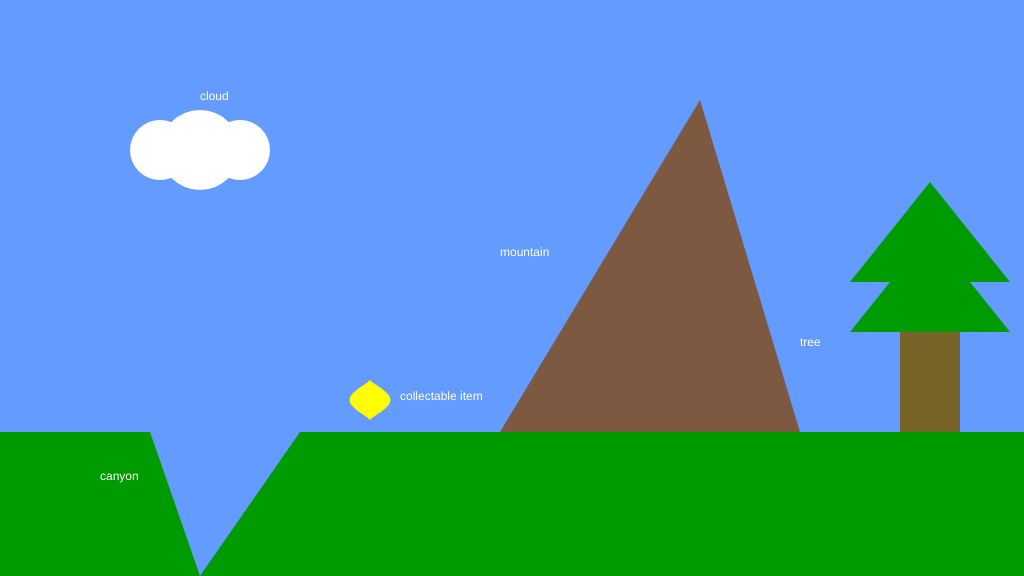
Frame 1 (no input)
Frame 60 (no input): identical to frame 1, image omitted
Frame 120 (the mouse pressed at the canvas centre since frame 60): identical to frame 1, image omitted

The p5.js sketch that drew this single still picture (run headless with seeded random() and noise() and a simulated clock; from frame 60 on, the mouse is pressed at the canvas centre):

// p5.js sketch
// ── sketch.js
/*

The Game Project

1 - Background Scenery

Use p5 drawing functions such as rect, ellipse, line, triangle and
point to draw the scenery as set out in the code comments. The items
should appear next to the text titles.

Each bit of scenery is worth two marks:

0 marks = not a reasonable attempt
1 mark = attempted but it's messy or lacks detail
2 marks = you've used several shape functions to create the scenery

I've given titles and chosen some base colours, but feel free to
imaginatively modify these and interpret the scenery titles loosely to
match your game theme.


WARNING: Do not get too carried away. If you're shape takes more than 5 lines
of code to draw then you've probably over done it.


*/

function setup()
{
	createCanvas(1024, 576);
}

function draw()
{
	background(100, 155, 255); //fill the sky blue

	noStroke();
	fill(0,155,0);
	rect(0, 432, 1024, 144); //draw some green ground

	//1. a cloud in the sky
	//... add your code here
    fill(255,255,255);
    ellipse(200,150,80,80);
    ellipse(160,150,60,60);
    ellipse(240,150,60,60);

	noStroke();
	fill(255);
	text("cloud", 200, 100);

	//2. a mountain in the distance
	//... add your code here
    fill(124,89,64);
    triangle(700,100,500,432,800,432);
	noStroke();
	fill(255);
	text("mountain", 500, 256);

	//3. a tree
	//... add your code here
    fill(120,100,40);
    rect(900,282,60,150);
    
    //branches
    fill(0,155,0);
    triangle(850,332,930,232,1010,332);
    triangle(850,282,930,182,1010,282);
	noStroke();
	fill(255);
	text("tree", 800, 346);

	//4. a canyon
	//NB. the canyon should go from ground-level to the bottom of the screen

	//... add your code here
    fill(100, 155, 255);
    triangle(200,576,150,432,300,432);

	noStroke();
	fill(255);
	text("canyon", 100, 480);

	//5. a collectable token - eg. a jewel, fruit, coins
	//... add your code here
    
    stroke(255,255,0);
    fill(255,255,0);
    beginShape();
    for (let a = 0; a < TWO_PI; a += 0.01) 
    {
        r = 20;
        x = 370 + r * pow(cos(a),3);
        y = 400 + r * sin(a);  
        vertex(x,y);
    }
    endShape();
    

	noStroke();
	fill(255);
	text("collectable item", 400, 400);
}
